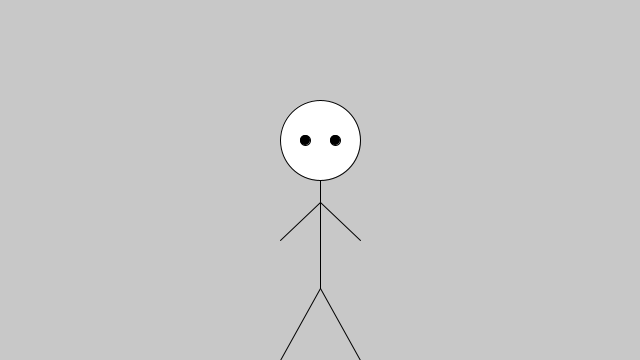
Frame 1 (no input)
Frame 60 (the mouse pressed at the canvas centre just before this capture): identical to frame 1, image omitted
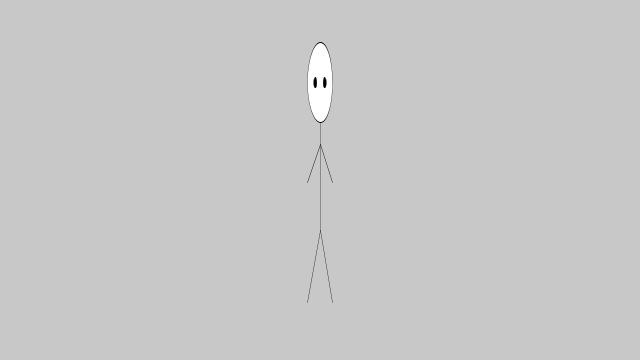
Frame 120 (the mouse held since frame 60 and released just before this capture)

The Processing sketch that drew these frames (run headless with seeded random() and noise(); from frame 60 on, the mouse is pressed at the canvas centre):

// Processing sketch: BlockBoy
// ── BlockBoy.pde
float y = 0;

float scaleX = 1;
float scaleY = 1;

float rectRadius = 0;
float rectY;

void setup() {
  size(640, 360);
  rectY = height/2-height/6;
}

void draw() {
  background(200);
  stroke(0);
  fill(255);

  pushMatrix();
  translate(width/2, y+height/2);
  scale(scaleX, scaleY);

  line(0, height/2-height/5, 0, 0);

  line(0, height/2-height/5, width/16, height/2);
  line(0, height/2-height/5, -width/16, height/2);

  line(0, +height/16, width/16, +height/6);
  line(0, +height/16, -width/16, +height/6);

  ellipse(0, -40, 80, 80);

  fill(0);
  ellipse(-15, -40, 10, 10);
  ellipse(15, -40, 10, 10);
  popMatrix();

  if (frameCount > 60)
    y = lerp(y, -60, 0.05);
    
  if (y < -55)
    scaleX = lerp(scaleX, 0, 0.1);

  if (scaleX < 0.01)
    scaleY = lerp(scaleY, 0, 0.1);

  if (scaleY < 0.01) {
    rectRadius = lerp(rectRadius, 50, 0.05);

    fill(255);
    rectMode(RADIUS);
    rect(width/2, rectY, rectRadius, rectRadius);

    if (rectRadius > 40){
      scaleX = 0;
      scaleY = 0;
      rectY = lerp(rectY, height-rectRadius-1, 0.1);
    }
  }
}
